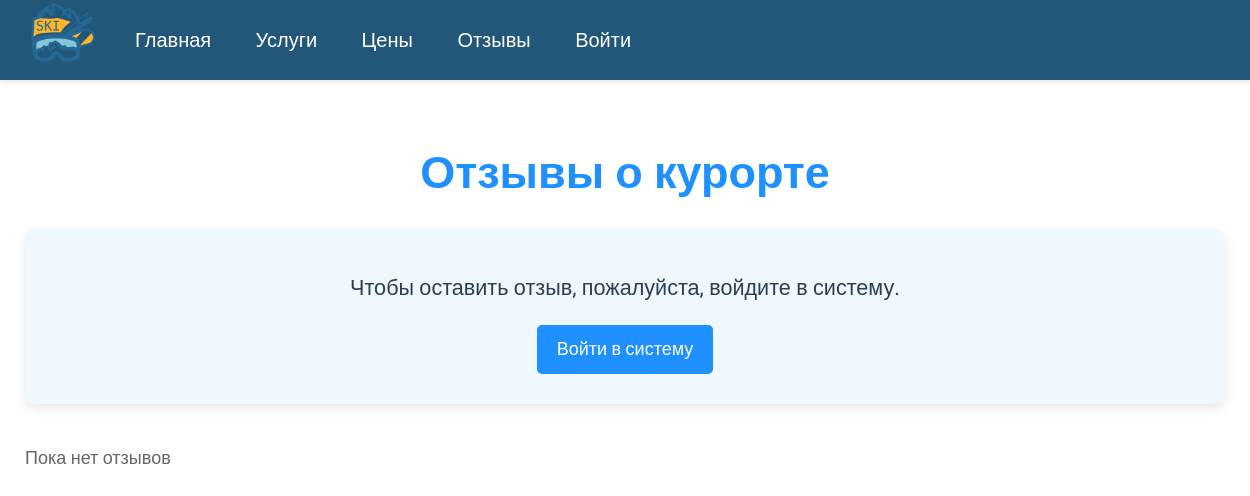
/reviews/, run on an earlier commit of the app's database.
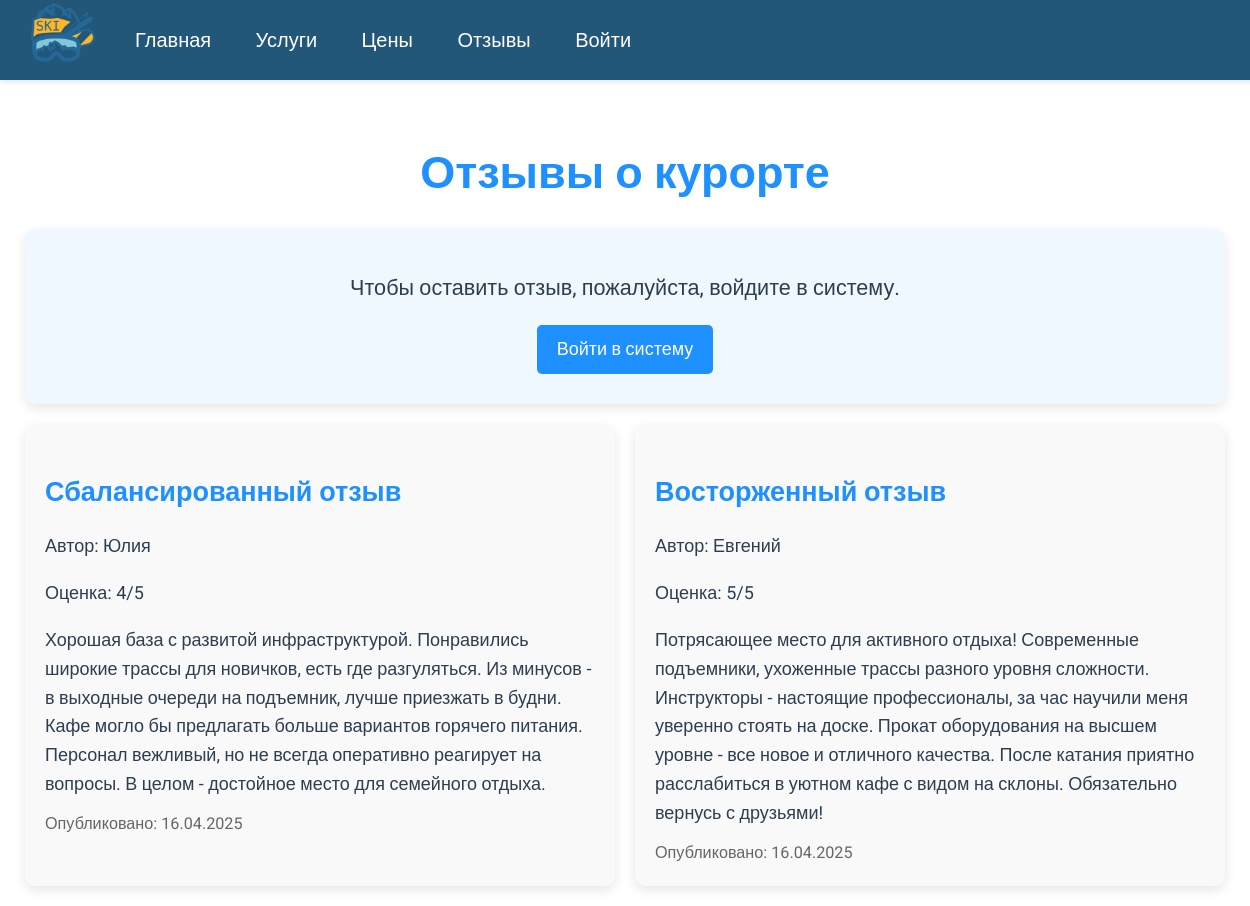
And on a later commit of the database.
### core/models.py (models this page shows, shortened)
class Review(models.Model):
    title = models.CharField(max_length=100, verbose_name="Заголовок")
    content = models.TextField(verbose_name="Содержание")
    rating = models.IntegerField(choices=[(i, i) for i in range(1, 6)], verbose_name="Рейтинг")
    created_at = models.DateTimeField(auto_now_add=True, verbose_name="Дата создания")
    approved = models.BooleanField(default=False, verbose_name="Одобрен")
    user = models.ForeignKey(CustomUser, on_delete=models.CASCADE, verbose_name="Пользователь")
    class Meta:
        verbose_name = "Отзыв"
        verbose_name_plural = "Отзывы"

class CustomUser(AbstractUser):
    username = None
    phone_regex = RegexValidator(
        regex=r'^\+7\d{10}$',  # Точный формат +7XXXXXXXXXX (11 цифр с +7)
        message="Номер должен быть в формате: '+79991234567' (ровно 11 цифр)"
    )
    phone_number = models.CharField(
        max_length=12,  # +7 + 10 цифр
        unique=True,
        validators=[phone_regex],
        verbose_name="Номер телефона"
    )
    first_name = models.CharField(max_length=30, blank=True, verbose_name="Имя")
    last_name = models.CharField(max_length=30, blank=True, verbose_name="Фамилия")
    role = models.ForeignKey(
        Role,
        on_delete=models.SET_NULL,
        null=True,
        blank=True,
        verbose_name="Роль"
    )
    USERNAME_FIELD = 'phone_number'
    REQUIRED_FIELDS = []
    objects = CustomUserManager()
    class Meta:
        verbose_name = "Пользователь"
        verbose_name_plural = "Пользователи"

### core/views.py (the view)
# urls.py: path('reviews/', views.review_list, name='review_list'),
def review_list(request):
    reviews = Review.objects.filter(approved=True).order_by('-created_at')
    return render(request, 'review_list.html', {'reviews': reviews})

### core/templates/review_list.html (shortened to what this page needs)
{% extends 'base.html' %}
{% block content %}
<div class="container">
    <h2>Отзывы о курорте</h2>
    {% if user.is_authenticated %}
        <a href="{% url 'create_review' %}" class="btn btn-primary">Оставить отзыв</a>
    {% else %}
        <div class="login-prompt">
            <p>Чтобы оставить отзыв, пожалуйста, войдите в систему.</p>
            <a href="{% url 'login' %}" class="btn-login">Войти в систему</a>
        </div>
    {% endif %}
    <div class="reviews-container">
        {% for review in reviews %}
            <div class="review-card">
                <h3>{{ review.title }}</h3>
                <p>Автор: {{ review.user.first_name }} {{ review.user.last_name }}</p>
                <p>Оценка: {{ review.rating }}/5</p>
                <p>{{ review.content }}</p>
                <small>Опубликовано: {{ review.created_at|date:"d.m.Y" }}</small>
            </div>
        {% empty %}
            <p class="empty-message">Пока нет отзывов</p>
        {% endfor %}
    </div>
</div>
{% endblock %}

What changed in the data, as far as the page shows it:
added Review: title "Сбалансированный отзыв", user.first_name "Юлия", rating "4", content "Хорошая база с развитой инфраструктурой. Понравились широкие трассы для новичков, есть где разгуляться. Из минусов - в выходные очереди на подъемник, лучше приезжать в будни. Кафе могло бы предлагать больше вариантов горячего питания. Персонал вежливый, но не всегда оперативно реагирует на вопросы. В целом - достойное место для семейного отдыха.", created_at "16.04.2025"
added Review: title "Восторженный отзыв", user.first_name "Евгений", rating "5", content "Потрясающее место для активного отдыха! Современные подъемники, ухоженные трассы разного уровня сложности. Инструкторы - настоящие профессионалы, за час научили меня уверенно стоять на доске. Прокат оборудования на высшем уровне - все новое и отличного качества. После катания приятно расслабиться в уютном кафе с видом на склоны. Обязательно вернусь с друзьями!", created_at "16.04.2025"
Also different on the page:
text no longer shown: "Пока нет отзывов"
